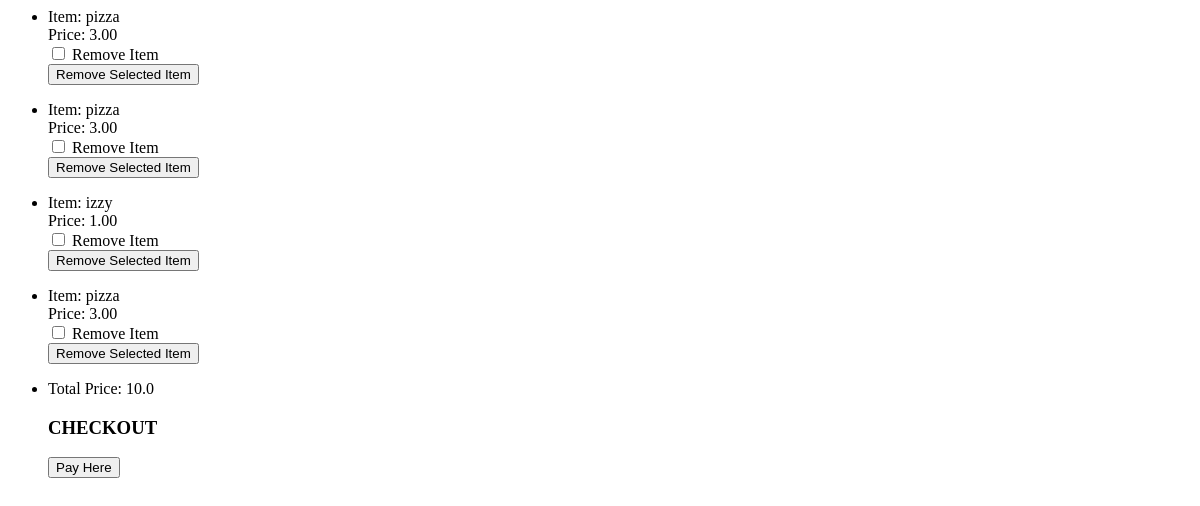
The app's page /website/order_summary/, older data.
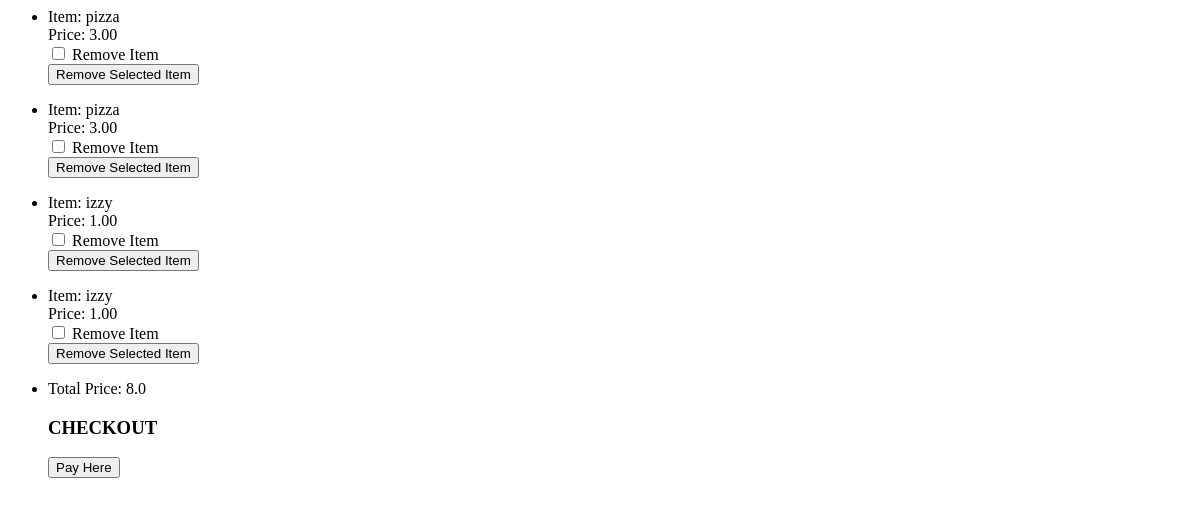
The same page, newer data.
### website/models.py (models this page shows, shortened)
class Order(models.Model):
    item_name = models.CharField(max_length = 200, default='00000')
    item_price = models.DecimalField(default=0, decimal_places=2, max_digits=100)
    item_removed = models.BooleanField(default=False)
    item_number = models.IntegerField(default=1)
    def __repr__(self):
        return self.item_price

### website/views.py (the view, shortened to what this page needs)
# urls.py: path('order_summary/', views.order_list, name='order_list'),
def order_list(request):
    order_list = Order.objects.all()
    order_list_price = 0
    for x in order_list:
        price = x.__repr__()
        price = float(price)
        order_list_price = order_list_price + price
    print(order_list_price)
    order_list_price = str(order_list_price)
    context = {'order_list': order_list, 'order_list_price': order_list_price}
    return render(request, 'website/order_summary.html', context)

### website/templates/website/order_summary.html (shortened to what this page needs)
<ul>
    {% for menu_item in order_list %}
    <li>Item: {{ menu_item.item_name }}</li>
    Price: {{ menu_item.item_price }}
<form method="POST">
    <div class="form-check">
        <input type="checkbox" id={{menu_item.item_name}} value="{{menu_item.item_name}}" name="items_removed">
        <label for="items_removed">Remove Item</label>
    </div>
    <button type="submit" class="btn btn-success">Remove Selected Item</button>
</form>
    {% endfor %}
    <li>Total Price: {{ order_list_price }}</li>
    <form>
          <h3>CHECKOUT</h3>
          <button type="button" onClick="payWithRave()">Pay Here</button>
      </form>
</ul>

Row changes from the older to the newer data that the page shows:
removed Order: item_name "pizza", item_price "3.00"
added Order: item_name "izzy", item_price "1.00"
Text that changed along with them:
{{ order_list_price }}: "10.0" → "8.0"
